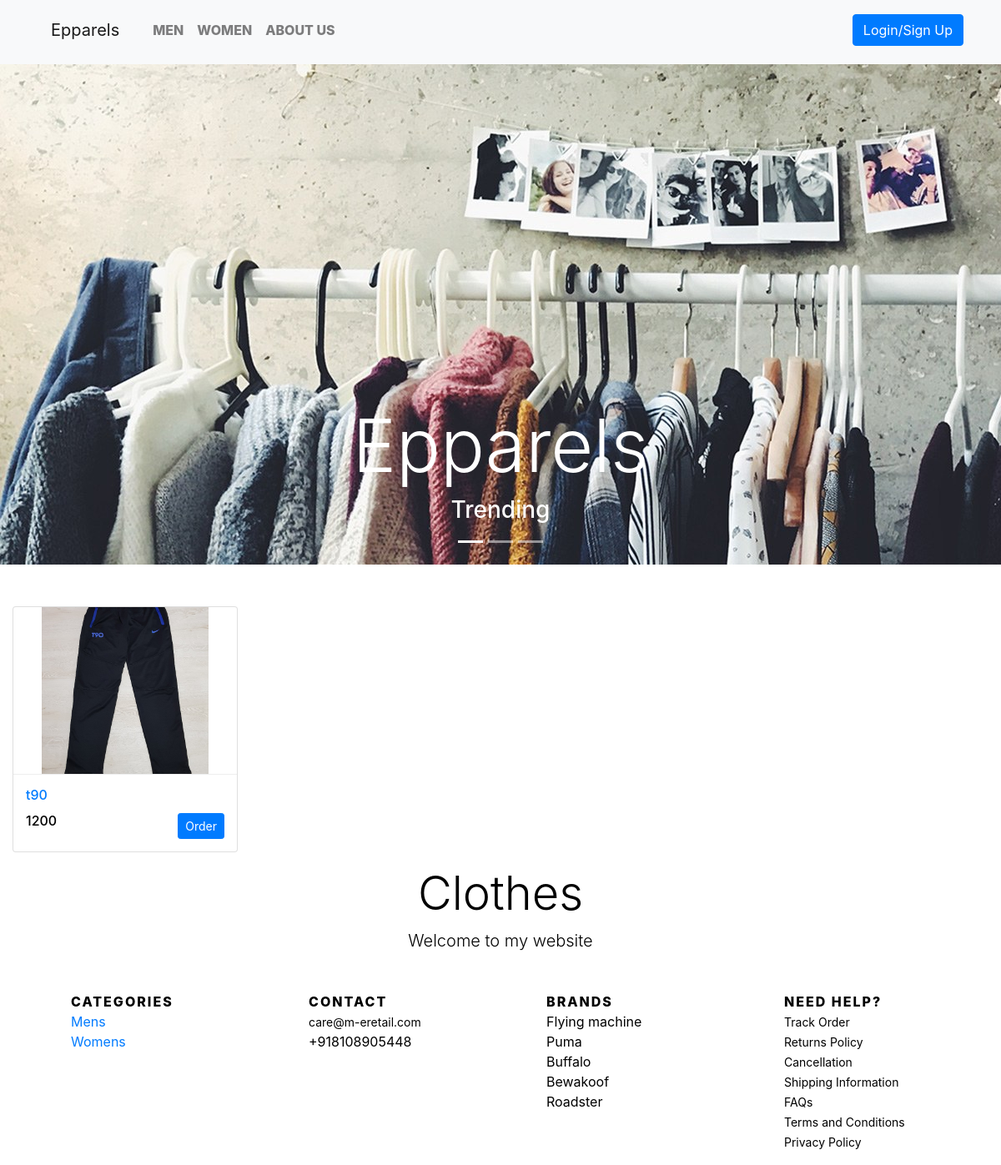
/mens-products.php, run on the app's committed database.
### tables this page shows
CREATE TABLE `product` (
  `id` int(11) NOT NULL,
  `name` varchar(50) NOT NULL,
  `category` varchar(50) NOT NULL,
  `img` varchar(100) NOT NULL,
  `price` int(11) NOT NULL,
  `cat` varchar(10) NOT NULL,
  `stock` int(11) NOT NULL
);

### mens-products.php (the view, shortened to what this page needs)
<!DOCTYPE html>
<html>
<head>
	<link href="//maxcdn.bootstrapcdn.com/bootstrap/4.1.1/css/bootstrap.min.css" rel="stylesheet" id="bootstrap-css">
	<link href="./css/style.css" rel="stylesheet">
	<link href="./css/style.css" rel="stylesheet">
</head>
<body>
	<?php include 'header.php';?>
	<div id="slides" class="carousel slide" data-ride=carousel>
		<ul class="carousel-indicators">
			<li data-target="#slides" data-slide-to="0" class="active"></li>
			<li data-target="#slides" data-slide-to="1"></li>
			<li data-target="#slides" data-slide-to="2"></li>
		</ul>
		<div class="carousel-inner">
			<div class="carousel-item active">
				<img src="./images/clothes2.jpg">
				<div class="carousel-caption">
					<h1 class="display-2">Epparels</h1>
					<h3>Trending</h3>
				</div>
			</div>
		</div>
	</div>
<div class="Epparels-content">
	<div class="container-fluid">
		<div class="row">
				<div class="col-lg">
					<div class="row">
						<?php
							$q="select * from product where cat='men'";
							$run=mysqli_query($link,$q);
							while($row=mysqli_fetch_array($run))
							{
								$id=$row['id'];
								$name=$row['name'];
								$img=$row['img'];
								$price=$row['price'];
						?>
						<div class="col-md-3"><?php
							echo "<figure class='card card-product'>
								<div class='img-wrap'>
									<img src='product-img/$img'>
								</div>";?>
								<figcaption class='info-wrap'>
									<?php echo"<h6 class='title text-dots'><a href='#'>$name</a></h6>";?>
									<div class='action-wrap'>
										<a href='b.php?product=<?php echo $id;?>' class='btn btn-primary btn-sm float-right'> Order </a>
										<div class='price-wrap h6'>
											<?php echo"<span class='price-new'>$price</span>";?>
										</div>
									</div>
								</figcaption>
							</figure>
						</div>
					<?php
				}
				?>
</div>
				</div>
			</div>
	</div>
</div>
<div class="container-fluid padding">
	<div class="row welcome text-center">
		<div class="col-12">
			<h1 class="display-4">Clothes</h1>
		</div>
		<div class="col-12"><p class="lead">Welcome to my website</p></div>
	</div>
</div>
<?php include 'footer.php';?>
</body>
</html>

### css/style.css (style rules this page uses)
body { color: #000; }
.btn { solid:#eee; }
.Epparels-content { padding-top: 50px; }
.carousel-item { transition: -webkit-transform 0.2s ease; transition: transform 0.2s ease; transition: transform 0.2s ease, -webkit-transform 0.2s ease; -webkit-backface-visibility: visible; backface-visibility: visible; height: 600px; }
.row:after { content: ""; display: table; clear: both; }
.card-product:after { content: ""; display: table; clear: both; visibility: hidden; }
.card-product .price-new, .card-product .price { margin-right: 5px; }
.card-product .img-wrap { border-radius: 3px 3px 0 0; overflow: hidden; position: relative; height: 200px; text-align: center; }
.card-product .img-wrap img { max-height: 100%; max-width: 100%; object-fit: cover; }
.card-product .info-wrap { overflow: hidden; padding: 15px; border-top: 1px solid #eee; }
.card-product .action-wrap { padding-top: 4px; margin-top: 4px; }
.card-product .title { margin-top: 0; }

### data on the page
product: img (picture), name "t90", price "1200"
